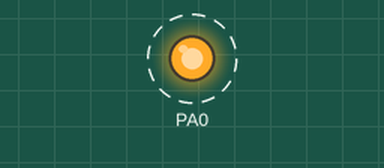
This program was run on a simulated ATmega128, built with avr-gcc and emulated at 16 MHz. Shown: output pins drawn as LEDs (lit = HIGH). Dashed ring = blinking.

Above: at 0.2 s.
Timing chart, 0 to 3.0 s (numbered marks = the images above):
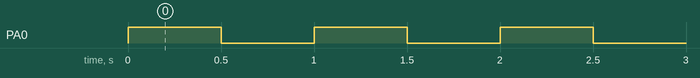

The program:

main.c
```c
/*
 * SecondProgram.c
 *
 * Created: 2025-02-24 오후 10:47:54
 * Author : Administrator
 */
#define F_CPU 16000000L
#include <avr/io.h>
#include <util/delay.h>


int main(void)
{
	DDRA |= 0x01;	//PA0 핀을 출력으로 설정

    /* Replace with your application code */
    while (1)
    {
		PORTA |= 0x01;		//PA0 핀에 연결된 LED 켜기
		_delay_ms(500);		//0.5초 대기
		PORTA &= ~0x01;		//PA0핀에 연결된 LED 끄기
		_delay_ms(500);
    }

	return 0;
}
```

Measured:
- by itself, PA0: alternates HIGH for 0.50 s and LOW for 0.50 s
